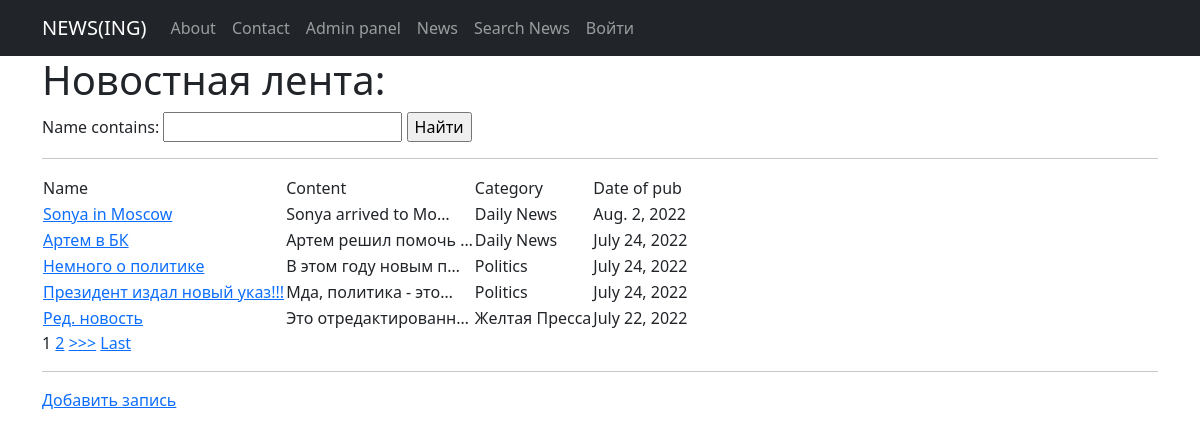
Before: /news/ with the older database file.
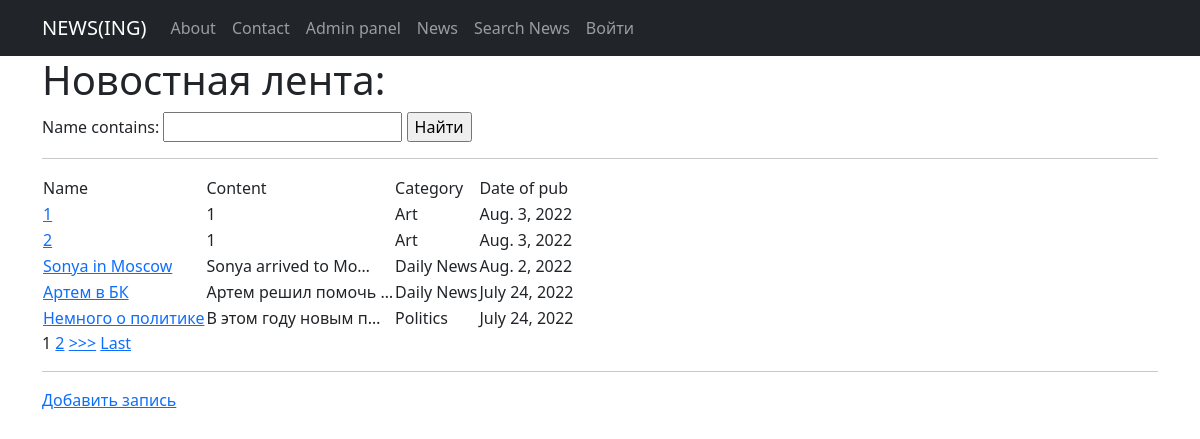
After: the same page with the newer database file.
### News_feed_view/models.py (models this page shows, shortened)
class News(models.Model):
    name = models.CharField(
        max_length=124,
        unique=True
    )
    content = models.TextField()
    category = models.ForeignKey(
        to = 'Category',
        on_delete=models.CASCADE,
        related_name='news'
    )
    date_pub = models.DateField(auto_now=True)

class Category(models.Model):
    name = models.CharField(max_length=100, unique=True)
    subscribed_user = models.ManyToManyField(User, through='Subscribers')
    def __str__(self):
        return self.name.title()

### News_feed_view/views.py (the view)
# urls.py: path('', NewsList.as_view()),
class NewsList(ListView):
    model = News # model what are we going to view
    template_name = 'news.html' # where are we going to do it
    ordering = 'name'
    context_object_name = 'news_list' # where are we going to contain our objects to go to list of objects of HTML
    paginate_by = 5
    def get_queryset(self):
        queryset = super().get_queryset()
        return NewsFilter(self.request.GET, queryset=queryset).qs
    def get_context_data(self, **kwargs):
        context = super().get_context_data(**kwargs)
        context['filter'] = NewsFilter(self.request.GET, queryset=self.get_queryset())
        return context

### templates/news.html (shortened to what this page needs)
{% extends 'flatpages/default.html' %}
{% block content %}
<h1>Новостная лента: </h1>
<form method="GET">
    {{ filter.form }}
    <input type="submit" value="Найти">
</form>
<hr>
<table>
    <tr>
        <td> Name </td>
        <td> Content </td>
        <td> Category </td>
        <td> Date of pub </td>
    </tr>
    {% for i in news_list %}
        <tr>
            <td> <a href="{% url 'news_detail' i.id %}"> {{i.name}} </a> </td>
            <td> {{ i.content|truncatechars:20 }} </td>
            <td> {{ i.category }} </td>
            <td> {{ i.date_pub }} </td>
        </tr>
    {% endfor %}
</table>
{% if is_paginated %}
    {% for num in page_obj.paginator.page_range %}
        {% if page_obj.number == num %}
            <a>{{ num }}</a>
        {% elif num > page_obj.number|add:'-3' and num < page_obj.number|add:'3' %}
            <a href="?page={{ num }}">{{ num }}</a>
        {% endif %}
    {% endfor %}
    {% if page_obj.has_next %}
        <a href="?page={{ page_obj.next_page_number }}">>>></a>
        <a href="?page={{ page_obj.paginator.num_pages }}">Last</a>
    {% endif %}
{% endif %}
<hr>
<a href="news_create">Добавить запись</a> <br>
{% endblock content %}

Changed rows visible on the page:
no longer on this page (row unchanged): News: name "Президент издал новый указ!!!", content "Мда, политика - это…", category "Politics", date_pub "July 24, 2022"
no longer on this page (row unchanged): News: name "Ред. новость", content "Это отредактированн…", category "Желтая Пресса", date_pub "July 22, 2022"
added News: name "1", content "1", category "Art", date_pub "Aug. 3, 2022"
added News: name "2", content "1", category "Art", date_pub "Aug. 3, 2022"
